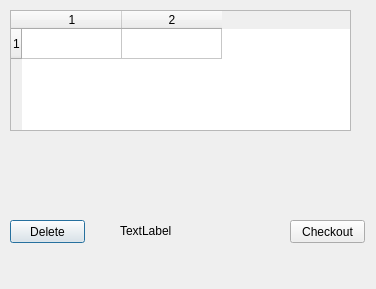
<?xml version="1.0" encoding="UTF-8"?>
<ui version="4.0">
 <class>ObserverDialog</class>
 <widget class="QDialog" name="ObserverDialog">
  <property name="geometry">
   <rect>
    <x>0</x>
    <y>0</y>
    <width>376</width>
    <height>289</height>
   </rect>
  </property>
  <property name="windowTitle">
   <string>Dialog</string>
  </property>
  <widget class="Cart" name="cart">
   <property name="geometry">
    <rect>
     <x>10</x>
     <y>10</y>
     <width>341</width>
     <height>121</height>
    </rect>
   </property>
   <property name="rowCount">
    <number>1</number>
   </property>
   <property name="columnCount">
    <number>2</number>
   </property>
   <row/>
   <column/>
   <column/>
  </widget>
  <widget class="QPushButton" name="del">
   <property name="geometry">
    <rect>
     <x>10</x>
     <y>220</y>
     <width>75</width>
     <height>23</height>
    </rect>
   </property>
   <property name="text">
    <string>Delete</string>
   </property>
  </widget>
  <widget class="QPushButton" name="checkout">
   <property name="geometry">
    <rect>
     <x>290</x>
     <y>220</y>
     <width>75</width>
     <height>23</height>
    </rect>
   </property>
   <property name="text">
    <string>Checkout</string>
   </property>
  </widget>
  <widget class="QLabel" name="label">
   <property name="geometry">
    <rect>
     <x>120</x>
     <y>220</y>
     <width>151</width>
     <height>21</height>
    </rect>
   </property>
   <property name="text">
    <string>TextLabel</string>
   </property>
  </widget>
 </widget>
 <customwidgets>
  <customwidget>
   <class>Cart</class>
   <extends>QTableWidget</extends>
   <header location="global">cart.h</header>
  </customwidget>
 </customwidgets>
 <resources/>
 <connections/>
</ui>
